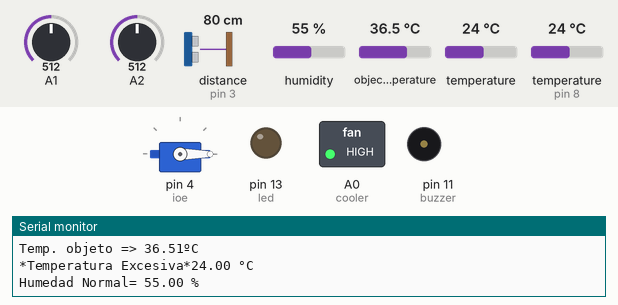
This sketch was run on a simulated Arduino Uno, built with avr-gcc and run on an emulated ATmega328P. Parts: servo, switched loads named in the sketch (green lamp = pin HIGH), output pins drawn as LEDs (lit = HIGH), buzzer (waves = sounding, pin HIGH), the last lines printed to the serial monitor. Wiring (inferred from the names in the program): ultrasonic range finder: trigger pin 2; echo pin 3. The test bench sets the inputs (shaded band); at power-on: A2 = 512, temperature (sensor on pin 8) 24 °C, distance to the obstacle (sensor on pin 3) 80 cm, A1 = 512, humidity 55 %, object temperature 36.5 °C, temperature 24 °C. The echo pulse lasts 58.3 µs per cm; pins used as bus, display or sensor lines are not drawn.

Above: at 3.1 s.
3.2 s: A2 set to 21
10.1 s: A2 set to 17
At 11.45 s:
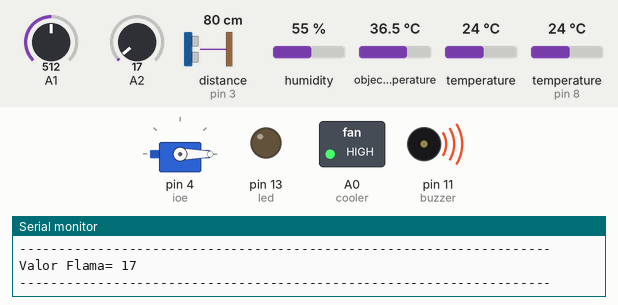
16.9 s: temperature (sensor on pin 8) set to 21 °C
23.8 s: temperature (sensor on pin 8) set to 18 °C
At 25.5 s:
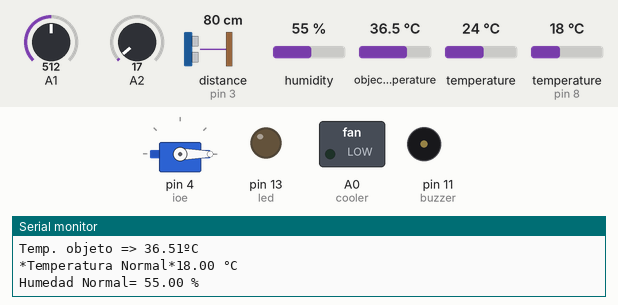
27.8 s: distance to the obstacle (sensor on pin 3) set to 2 cm
At 29.9 s:
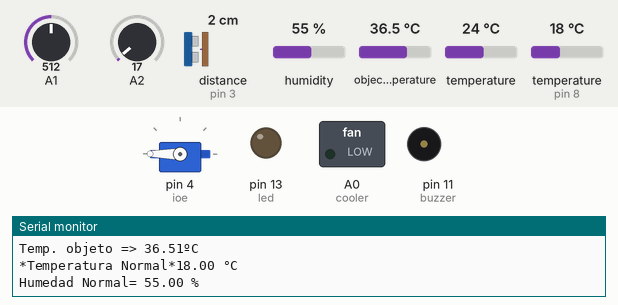
31.9 s: A1 set to 688
35.4 s: A1 set to 717
At 36.9 s:
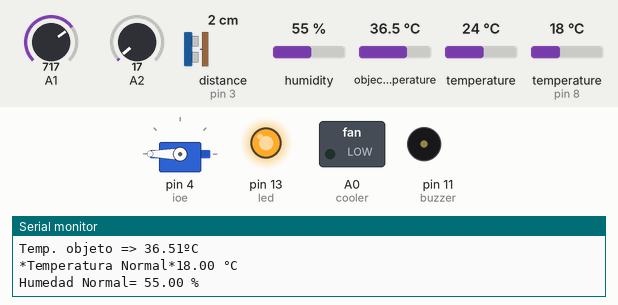
Timing chart, 0 to 39.9 s (numbered marks = the images above; inputs shaded):
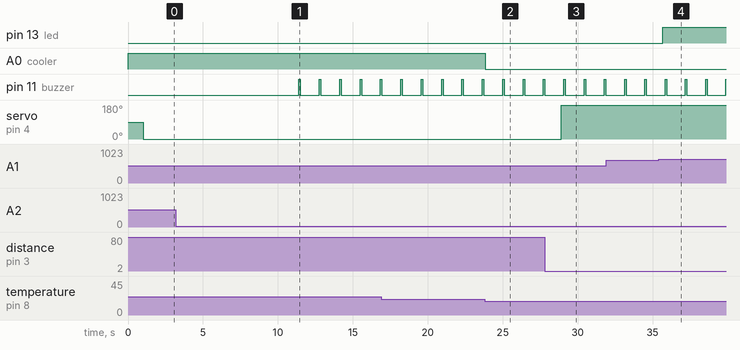

The sketch:

Prueba_junto.ino
```cpp
//Natalia DHT11 y ventilador
//Santiago Servo y Ultrasonico
//Israel Led y fotoresistencia
//Carlos Sensor de llamas / buzzer
//Cris Mlx sensor tempe/ lcd

#include "DHT.h" //Libreria DHT11
#include <Servo.h>//Libreria Servomotor
#include <Wire.h>
#include <Adafruit_MLX90614.h>
#define DHTPIN 8     // Pin donde está conectado el sensor DHT
#define DHTTYPE DHT11   //Se usa el DHT 11

//Variable Natalia
    int cooler = A0; //Ventilador
    DHT dht(DHTPIN, DHTTYPE);

//Variable Santiago
    Servo ioe;
    int trig = 2;
    int echo = 3;
    int tiempo;
    int distancia;

//Variable Isra
    int led = 13;
    int lecturasensor;

//Variable Carlos
    int buzzer = 11;      // selecciona el pin para el zumbador
    int valorSensor = 0;  // variable para almacenar el valor proveniente del sensor

//Variable Chris
    Adafruit_MLX90614 termometroIR = Adafruit_MLX90614(); //Instanciar objeto

//Setup
void setup() {

  Serial.begin(9600);
  Serial.println("Iniciando..."); //Mensaje de inicio

  dht.begin();
  //Santiago
    pinMode(trig, OUTPUT);
    pinMode(echo, INPUT);
    ioe.attach(4);
  //Isra
    pinMode(led, OUTPUT);
  //Carlos
    pinMode(buzzer, OUTPUT);
  //Chris
    termometroIR.begin();  // Iniciar termómetro infrarrojo con Arduino
}

void loop() {
//Metodo Natalia
  float h = dht.readHumidity(); //Leemos la Humedad
  float t = dht.readTemperature(); //Leemos la temperatura en grados Celsius

  //Lecturas de DHT11 y ventilador
  if (t >= 20)
  {
    if (h >= 70)
    {
      Serial.print("*Temperatura Excedida*");
      Serial.print(t);
      Serial.println(" °C");
      Serial.print("Humedad Excedida= ");
      Serial.print(h);
      Serial.println(" %");
      analogWrite(cooler, 500);
    }
    else {
      Serial.print("*Temperatura Excesiva*");
      Serial.print(t);
      Serial.println(" °C");
      Serial.print("Humedad Normal= ");
      Serial.print(h);
      Serial.println(" %");
      analogWrite(cooler, 250);
    }
  }
  else
  {
    Serial.print("*Temperatura Normal*");
    Serial.print(t);
    Serial.println(" °C");
    Serial.print("Humedad Normal= ");
    Serial.print(h);
    Serial.println(" %");
    analogWrite(cooler, 0);
  }
  //Fin Lecturas de DHT11 y ventilador
  delay(1000);

//Metodo Santiago
    digitalWrite(trig, HIGH);
    delay(1);
    digitalWrite(trig, LOW);
    tiempo=pulseIn(echo,HIGH);
    distancia=tiempo/58.2;

    Serial.print("Distancia (cm) = ");
    Serial.println(distancia);

      if(distancia <=20){
        ioe.write(180);
      }
      if(distancia > 20){
        ioe.write(0);
      }

 //Metodo Isra

      lecturasensor = analogRead(A1);
      Serial.print("Lectura de fotoresistencia =  ");
      Serial.println(lecturasensor);
      if (lecturasensor > 700) {
        digitalWrite(led, HIGH);
      } else {
        digitalWrite(led, LOW);
      }

  //Metodo Carlos
    // leer el valor del sensor:
      valorSensor = analogRead(A2);
       Serial.println("--------------------------------------------------------------------");
       Serial.print("Valor Flama= ");
       Serial.println(valorSensor);
     Serial.println("--------------------------------------------------------------------");
  // activa el buzzer
  if (valorSensor < 20){ //Cambie a 500
   digitalWrite(buzzer, HIGH);
   delay(100);
  // Desactiva el buzzer
  digitalWrite(buzzer, LOW);
  delay(50);
   }
  //Método Chris
    // Obtener temperaturas grados Celsius
  float temperaturaAmbiente = termometroIR.readAmbientTempC();
  float temperaturaObjeto = termometroIR.readObjectTempC();

  // Mostrar información
  Serial.print("Temp. ambiente => ");
  Serial.print(temperaturaAmbiente);
  Serial.println("ºC");

  Serial.print("Temp. objeto => ");
  Serial.print(temperaturaObjeto);
  Serial.println("ºC");

  //delay(2000);
}
```

Measured:
- the behaviour switches between 20 and 19 on A2 (found by bisection; images 0 and 1)
- the behaviour switches between 20 and 19 °C on temperature (sensor on pin 8) (found by bisection; images 1 and 2)
- the behaviour switches between 700 and 701 on A1 (found by bisection; images 3 and 4)
- after the input at 10.1 s, pin 11 (buzzer): alternates HIGH for 0.10 s and LOW for 1.3 s, starting after 1.3 s
- after the input at 23.8 s, A0 (cooler): HIGH → LOW at once
- after the input at 27.8 s, servo on pin 4 (ioe): 0° → 180° after 1.1 s
- after the input at 35.4 s, pin 13 (led): LOW → HIGH after 0.29 s
